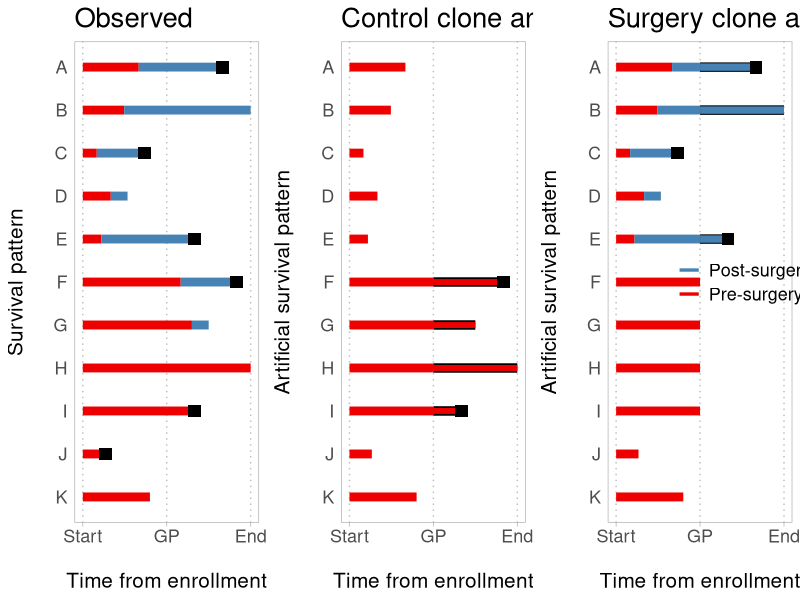

This chart was generated by the following R code: (Note: this script raises an error after producing the figure.)
# Explanatory plot --------------------------------------------------------
rm(list=ls())
library(tibble)
library(ggplot2)
library(dplyr)
theme_set(theme_light())

# Defining 11 unique survival patterns ------------------------------------
# Underlying: 0--3
start <- 0; end <- 3; GP <- 1.5
surv.patterns <- tribble(
  ~id, ~pre.surgery.time, ~had.surgery, ~post.surgery.time, ~died,
  # A: Has surgery in GP, dies after GP.
  "A",                 1,            T,                2.5,     T, 
  # B: Has surgery in GP, censored at end
  "B",              0.74,            T,                end,     F,  
  # C: Has surgery and dies in GP
  "C",              0.25,            T,                1.1,     T,
  # D: Has surgery and is censored in GP
  "D",              0.50,            T,               0.80,     F,
  # E: Has surgery in GP, censored after GP (but not at end)
  "E",              0.33,            T,               2.00,     T,
  # F: Has surgery and dies after GP,
  "F",              1.75,            T,               2.75,     T,
  # G: Has surgery and is censored after GP (but not at end)
  "G",              1.95,            T,               2.25,     F,
  # H: Never has surgery, and censored at end
  "H",               end,            F,               end,      F,
  # I: Never has surgery, dies after GP
  "I",               2.0,            F,               2.0,      T,
  # J: Never has surgery, dies in GP
  "J",               0.4,            F,               0.4,      T,
  # K: Never has surgery, censored in GP
  "K",               1.2,            F,               1.2,      F
)
surv.patterns$id <- forcats::fct_inorder(surv.patterns$id)

ggplot(surv.patterns, aes(x = forcats::fct_rev(id), group = id), lwd = 4) + 
  geom_hline(yintercept = c(start, GP, end), lty = 3, col = 'grey') + 
  geom_pointrange(aes(ymin = 0, ymax = pre.surgery.time, y = -100), 
                  colour = 'red2', lwd = 3) + 
  geom_pointrange(data = surv.patterns[surv.patterns$had.surgery,],
                  aes(y = -100, ymin = pre.surgery.time, ymax = post.surgery.time),
                  colour = 'steelblue', lwd = 3) +
  geom_point(data = surv.patterns[surv.patterns$died,],
             aes(y = post.surgery.time),
             colour = 'black', size = 4, pch = 15) + 
  labs(x = 'Survival pattern\n', y = '\nTime from enrollment', title = 'Observed') + 
  scale_y_continuous(breaks = c(start, GP, end),
                     labels = c('Start', "GP", "End")) + 
  coord_flip(ylim = c(start, end)) + 
  theme(
    panel.grid = element_blank(),
    axis.ticks.y = element_blank(),
    axis.text.y = element_text(size = 9)
  ) -> P1

# Censoring version -------------------------------------------------------
ggplot(surv.patterns, aes(x = forcats::fct_rev(id), group = id), lwd = 4) + 
  geom_hline(yintercept = c(start, GP, end), lty = 3, col = 'grey') + 
  geom_pointrange(aes(ymin = 0, ymax = pmin(pre.surgery.time, GP), y = -100), 
                  colour = 'red2', lwd = 3) +
  geom_pointrange(
    data = surv.patterns[surv.patterns$id%in%LETTERS[6:9],],
    aes(ymin = pmin(pre.surgery.time, GP), y = -100,
                      ymax = post.surgery.time), lwd = 3.2, colour = 'black') +
  geom_pointrange(
    data = surv.patterns[surv.patterns$id%in%LETTERS[6:9],],
    aes(ymin = pmin(pre.surgery.time, GP), y = -100,
        ymax = post.surgery.time), lwd = 2, colour = 'red2') +  
  geom_point(data = surv.patterns[surv.patterns$id%in%LETTERS[6:9]&surv.patterns$died,],
             aes(y = post.surgery.time),
             colour = 'black', size = 4, pch = 15) + 
  labs(x = 'Artificial survival pattern\n', y = '\nTime from enrollment',
       title = 'Control clone arm') + 
  scale_y_continuous(breaks = c(start, GP, end),
                     labels = c('Start', "GP", "End")) + 
  coord_flip(ylim = c(start, end)) + 
  theme(
    panel.grid = element_blank(),
    axis.ticks.y = element_blank(),
    axis.text.y = element_text(size = 9)
  ) -> P2

# Surgery version here
legend.set <- tribble(
  ~id, ~label, ~y,
  "A", "Post-surgery", 10,
  "A", "Post-surgery", 20,
  "A", "Pre-surgery", 10,
  "A", "Pre-surgery", 20
)
ggplot(surv.patterns, aes(x = forcats::fct_rev(id), group = id), lwd = 4) + 
  geom_hline(yintercept = c(start, GP, end), lty = 3, col = 'grey') + 
  geom_pointrange(aes(ymin = 0, ymax = pmin(pre.surgery.time, GP), y = -100), 
                  colour = 'red2', lwd = 3) + 
  geom_pointrange(data = surv.patterns[surv.patterns$had.surgery & surv.patterns$pre.surgery.time < GP, ],
                  aes(ymin = pre.surgery.time, ymax = pmin(GP, post.surgery.time), y = -100),
                  colour = 'steelblue', lwd = 3) + 
  geom_pointrange(
    data = surv.patterns[surv.patterns$id%in%c('A', 'B', 'E'),],
    aes(ymin = GP, ymax = post.surgery.time, y = -100), lwd = 3.2, colour = 'black') +
  geom_pointrange(data = surv.patterns[surv.patterns$id%in%c('A', 'B', 'E'), ],
                  aes(ymin = GP, ymax = post.surgery.time, y = -100),
                  colour = 'steelblue', lwd = 2.5) + 
  geom_point(data = surv.patterns[surv.patterns$id%in%c('A', 'B', 'E', 'C')&surv.patterns$died,],
             aes(y = post.surgery.time),
             colour = 'black', size = 4, pch = 15) +
  geom_line(data = legend.set, aes(y = y, colour = label), lwd = 1.15) +
  scale_color_manual(values = c('steelblue', 'red2'))+
  labs(x = 'Artificial survival pattern\n', y = '\nTime from enrollment',
       title = 'Surgery clone arm', colour = NULL) + 
  scale_y_continuous(breaks = c(start, GP, end),
                     labels = c('Start', "GP", "End")) + 
  coord_flip(ylim = c(start, end)) + 
  theme(
    panel.grid = element_blank(),
    axis.ticks.y = element_blank(),
    axis.text.y = element_text(size = 9),
    legend.key = element_blank(),
    legend.background = element_rect(fill = NA),
    legend.position = 'inside',
    legend.position.inside = c(0.75, 0.5)
  ) -> P3


# Arrange -----------------------------------------------------------------
rescaler <- function(x){
  x + theme(
    axis.title = element_text(size = 15),
    axis.text.x = element_text(size = 13),
    axis.text.y = element_text(size = 13),
    title = element_text(size = 16.5),
    legend.text = element_text(size = 13)
  )
}

library(ggpubr)
ggarrange(rescaler(P1), rescaler(P2), rescaler(P3), nrow = 1)
ggsave('./docs-final/Figure1.png')
ggsave('./docs-final/Figure1b.tiff', device = 'tiff', dpi = 300L)
